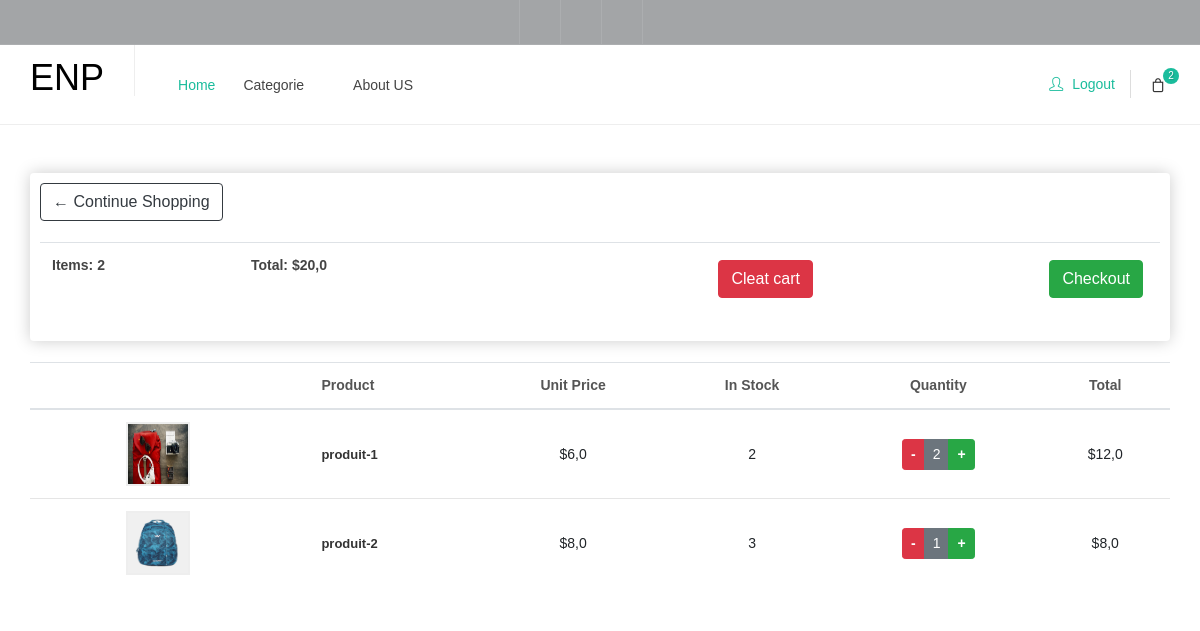
Screenshot of /cart/ (signed in) with the database file from the repository.
### users/models.py (models this page shows)
class Managers(AbstractUser):
    pass

### app/models.py (models this page shows, shortened)
class Cart(models.Model):
    user = models.OneToOneField(AUTH_USER_MODEL, on_delete=models.CASCADE)
    orders = models.ManyToManyField(Order)

class Order(models.Model):
    user = models.ForeignKey(AUTH_USER_MODEL, on_delete=models.CASCADE)
    product = models.ForeignKey(Product, on_delete=models.CASCADE)
    quantity = models.IntegerField(default=1)
    ordered = models.BooleanField(default=False)
    ordered_date = models.DateTimeField(blank=True, null=True)
    @property
    def get_cart_cost(self):
        total = self.product.price * self.quantity
        return total

class Product(models.Model):
    name = models.CharField(max_length=128)
    price = models.FloatField(default=0.0)
    stock = models.IntegerField(default=0)
    description = models.TextField(blank=True)
    slug = models.SlugField(max_length=128)
    image = models.ImageField(upload_to='images')

### app/views.py (the view)
# urls.py: path('cart/', cart, name='cart'),
def cart(request):
    if request.user.is_authenticated:
        cart_user, _ = Cart.objects.get_or_create(user=request.user)
        orders = cart_user.orders.all()
        total = 0
        for i in orders:
            total += i.get_cart_cost
        context = {'orders': orders, 'total': total}
        return render(request, 'app/cart.html', context)
    else:
        return render(request, 'app/cart.html')

### templates/app/cart.html (shortened to what this page needs)
{% extends '_base.html' %}
{% load static %}
{% block content %}
{% if orders %}
	<div class="container clearfix mt-5">
		<div class="box-element">
				<a  class="btn btn-outline-dark" href="{% url 'home' %}">&#x2190; Continue Shopping</a>
				<br>
				<br>
				<table class="table">
					{% if user.cart %}
					<tr>
						<th><h5>Items: <strong>{{user.cart.orders.count}}</strong></h5></th>
						<th><h5>Total:<strong> ${{total}}</strong></h5></th>
						<th>
							<h5>
							<a  style="float:right; margin:5px;" class="btn btn-danger"
								href="{% url 'delete-cart' %}">Cleat cart
							</a>
							</h5>
						</th>
						<th>
							<a  style="float:right; margin:5px;" class="btn btn-success" href="{% url 'checkout' %}">Checkout</a>
						</th>
					</tr>
					{% endif %}
				</table>
			</div>
			<br>
		<div class="table-responsive">
						<table class="table cart">
							<thead>
								<tr>
									<th class="cart-product-remove">&nbsp;</th>
									<th class="cart-product-thumbnail">&nbsp;</th>
										<th class="cart-product-name"><strong>Product</strong></th>
									<th class="cart-product-price"><strong>Unit Price</strong></th>
									<th class="cart-product-price"><strong>In Stock</strong></th>
									<th class="cart-product-quantity"><strong>Quantity</strong></th>
									<th class="cart-product-subtotal"><strong>Total</strong></th>
								</tr>
							</thead>
							<tbody>
							{% for p in orders %}
								<tr class="cart_item">
									<td class="cart-product-remove">
										<a href="{% url 'delete-order' p.product.slug %}" class="remove" title="Remove this item"><i class="icon-trash2"></i></a>
									</td>
									<td class="cart-product-thumbnail">
										<a href="#"><img width="64" height="64" src="{{ p.product.image.url }}" alt="Pink Printed Dress"></a>
									</td>
									<td class="cart-product-name">
										<a href="#">{{ p.product.name }}</a>
									</td>
									<td class="cart-product-price">
										<span class="amount">${{ p.product.price }}</span>
									</td>
									<td class="cart-product-price">
										<span class="amount">{{ p.product.stock }}</span>
									</td>
									<td class="cart-product-quantity">
										<div class="quantity clearfix">
											 <div class="btn-group btn-group-sm" role="group" aria-label="Small Size">
												<a href="{% url 'reduce-quantity-cart' p.product.slug %}" class="btn btn-danger"><strong>-</strong></a>
												<span class="btn btn-secondary">{{ p.quantity }}</span>
												<a href="{% url 'add-to-cart' p.product.slug %}" class="btn btn-success"><strong>+</strong></a>
										</div>
										</div>
									</td>
									<td class="cart-product-subtotal">
										<span class="amount">${{p.get_cart_cost}}</span>
									</td>
								</tr>
							{% endfor %}
							</tbody>
						</table>
					</div>
	</div>
{% else %}
	<h3 class="jumbotron text-center">Cart empty</h3>
{% endif %}
{% endblock content %}

### templates/_base.html (shortened to what this page needs)
<!DOCTYPE html>
<html dir="ltr" lang="en-US">
{% load static %}
<head>
	<link rel="stylesheet" href="{% static 'css/style/bootstrap.css' %}" type="text/css" />
	<link rel="stylesheet" href="{% static 'css/style/dark.css' %}" type="text/css" />
	<link rel="stylesheet" href="{% static 'css/style/swiper.css' %}" type="text/css" />
	<link rel="stylesheet" href="{% static 'css/style/course.css' %}" type="text/css" />
    <link rel="stylesheet" href="{% static 'css/style/style.css' %}" type="text/css" />
    <link rel="stylesheet" href="{% static 'css/style/shipping.css' %}" type="text/css" />
	<link rel="stylesheet" href="{% static 'demos/shop/shop.css' %}" type="text/css" />
	<link rel="stylesheet" href="{% static 'demos/shop/css/fonts.css' %}" type="text/css" />
	<link rel="stylesheet" href="{% static 'demos/course/css/fonts.css' %}" type="text/css" />
	<link rel="stylesheet" href="{% static 'css/style/font-icons.css' %}" type="text/css" />
	<link rel="stylesheet" href="{% static 'css/style/animate.css' %}" type="text/css" />
	<link rel="stylesheet" href="{% static 'css/style/magnific-popup.css' %}" type="text/css" />
	<link rel="stylesheet" href="{% static 'css/style/responsive.css' %}" type="text/css" />
</head>
<body class="stretched">
	<div id="wrapper" class="clearfix">
		<div id="top-bar" class="dark" style="background-color: #a3a5a7;">
			<div class="container clearfix">
				<div class="row justify-content-between">
					<div class="col-lg-7 d-none d-lg-flex justify-content-end">
						<div id="top-social">
							<ul>
								<li><a href="#" class="si-facebook"><span class="ts-icon"><i class="icon-facebook"></i></span><span class="ts-text">Facebook</span></a></li>
								<li><a href="#" class="si-instagram"><span class="ts-icon"><i class="icon-instagram2"></i></span><span class="ts-text">Instagram</span></a></li>
								<li><a href="tel:+91.11.85412542" class="si-call"><span class="ts-icon"><i class="icon-call"></i></span><span class="ts-text">+91.11.85412542</span></a></li>
								<li><a href="mailto:info@canvas.com" class="si-email3"><span class="ts-icon"><i class="icon-envelope-alt"></i></span><span class="ts-text">info@canvas.com</span></a></li>
							</ul>
						</div>
					</div>
				</div>
			</div>
		</div>
		<header id="header" class="full-header clearfix">
			<div id="header-wrap">
				<div class="container clearfix">
					<div id="logo">
						<a href="{% url 'home' %}" class="standard-logo">
							ENP
						</a>
					</div>
					<nav id="primary-menu" class="style-2 with-arrows">
						<ul>
							<li class="current aut"><a href="{% url 'home' %}"><div>Home</div></a></li>
							<li><a href="#"><div>Categorie</div></a>
							</li>
							<li><a href="{% url 'about' %}"><div>About US</div></a></li>
						</ul>
						<div id="top-cart">
							{% if user.cart %}
								<a href="{% url 'cart' %}"><i class="icon-line-bag"></i><span>{{ user.cart.orders.count }}</span></a>
							{% else %}
								<a href="{% url 'cart' %}" id=""><i class="icon-line-bag"></i><span>0</span></a>
							{% endif %}
						</div>
						<div id="top-account">
							{% if user.is_authenticated %}
								<a href="{% url 'account_logout' %}"><i class="icon-line2-user mr-1 position-relative" style="top: 1px;"></i><span class="d-none d-sm-inline-block font-primary t500">Logout</span></a>
							{% else %}
								<a href="{% url 'account_login' %}"><i class="icon-line2-user mr-1 position-relative" style="top: 1px;"></i><span class="d-none d-sm-inline-block font-primary t500">Login</span></a>
							{% endif %}
						</div>
					</nav>
				</div>
			</div>
		</header>
		{% block content %}
		{% endblock content %}
	</div>
</body>
</html>

### static/css/style/dark.css (style rules this page uses)
.dark, .dark h1, .dark h2, .dark h3, .dark h4, .dark h5, .dark h6 { color: #EEE; }
.dark #top-bar, #top-bar.dark { border-bottom-color: rgba(255,255,255,0.1); background-color: #282828; }
.dark #top-social li { border-left: 1px solid rgba(255,255,255,0.1); }
.dark #top-social li a { color: #BBB; }

### static/css/style/course.css (style rules this page uses)
:root { --themecolor: #0474c4; }
.dark #top-social { border-left: 1px solid rgba(255,255,255,0.1); }
.dark #top-social li a { color: #FFF; }
#top-social li, #top-social li a, #top-social li .ts-icon, #top-social li .ts-text { font-weight: 400; }

### static/css/style/shipping.css (style rules this page uses)
.box-element { box-shadow:hsl(0, 0%, 80%) 0 0 16px; background-color: #fff; border-radius: 4px; padding: 10px; }

### static/demos/shop/shop.css (style rules this page uses)
@media (min-width: 992px) { #primary-menu ul li > a { padding: 29px 13px; text-transform: none; font-weight: 500; letter-spacing: 0; font-size: 14px; } }
@media (min-width: 992px) { #top-search, #top-cart, #side-panel-trigger, #top-account { margin-top: 30px; margin-bottom: 30px; padding: 0 5px; } }
@media (min-width: 992px) { #top-account { padding: 3px 15px; margin-top: 25px; margin-bottom: 25px; } }
@media (min-width: 992px) { #header, #header-wrap, #logo img { height: 80px; } }
@media (min-width: 992px) { #header.full-header #primary-menu > ul { border-right: 0; } }
#top-account { font-size: 14px; font-weight: 500; border-right: 1px solid #DDD; padding: 3px 15px 3px 0; }
.dark .top-links li > a, .dark #top-social li a, #top-bar.dark { color: #FFF; }

### rows the page displays
Managers: cart.orders.count "2"
Order: product.image (picture), product.name "produit-1", product.price "6,0", product.stock "2", quantity "2", get_cart_cost "12,0"
Order: product.image (picture), product.name "produit-2", product.price "8,0", product.stock "3", quantity "1", get_cart_cost "8,0"

### other values shown
{{ total }} "20,0"
